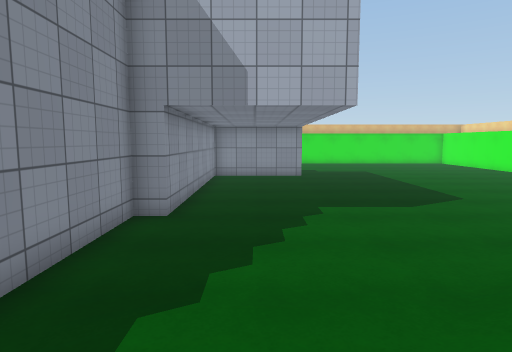
view 1 (above)

19 first-person views from a walk through a Unity game level. The camera is 1.5 m above the floor, tilts 6° down and sees 75° across. The floor is counted in squares, 1 m on a side. Each view is taken from the middle of a square. On the plan, view 1 faces up. The plan holds only what a view shows up to about 15 squares ahead; the rest is blank. The player is left out. Surface patterns are stand-ins for the level's own textures.

view 2
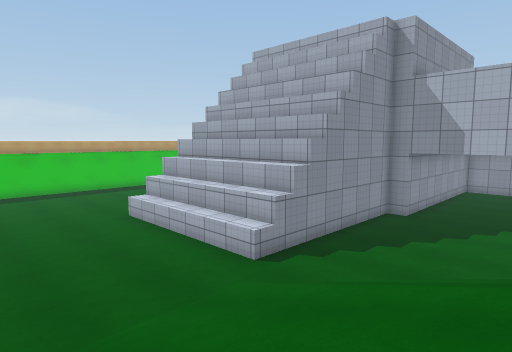

view 3
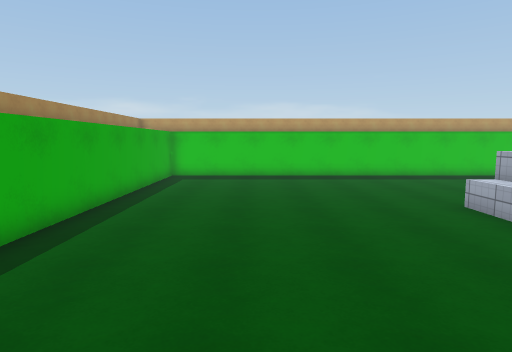

view 4
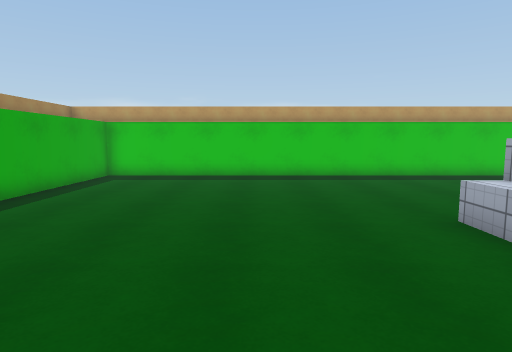

view 5
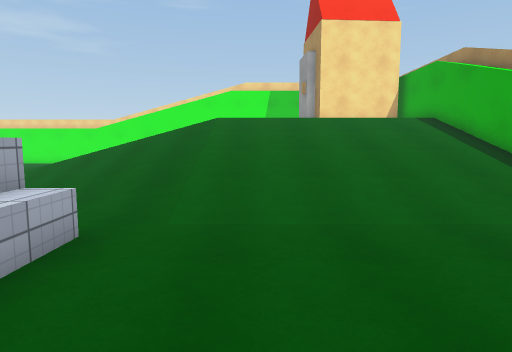

view 6
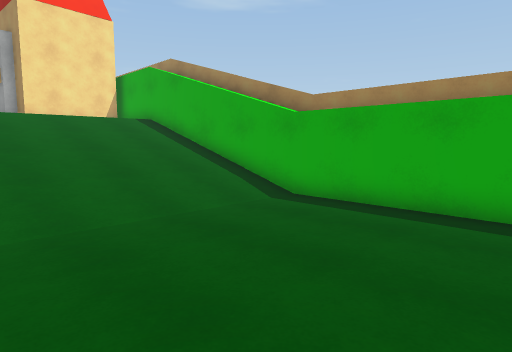

view 7
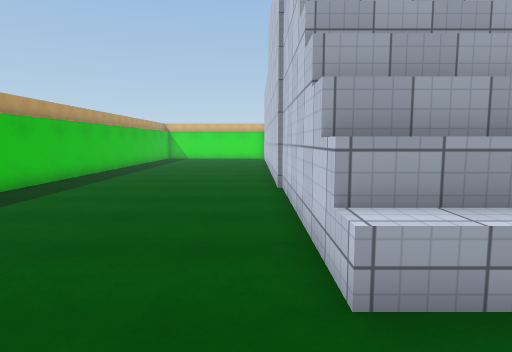

view 8
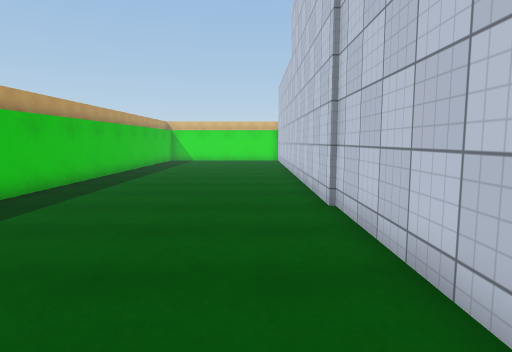

view 9
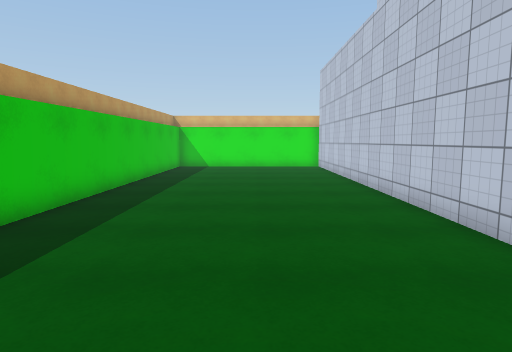

view 10
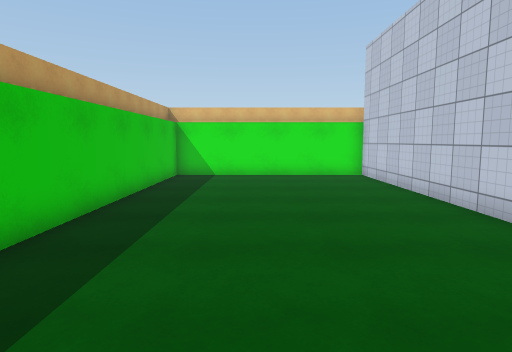

view 11
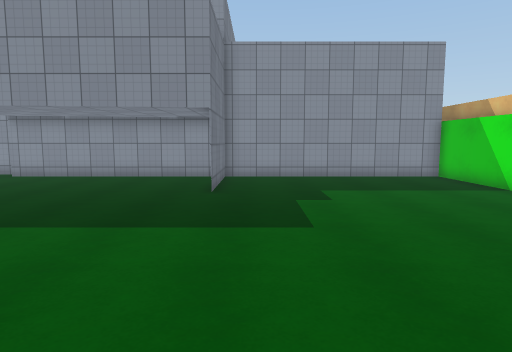

view 12
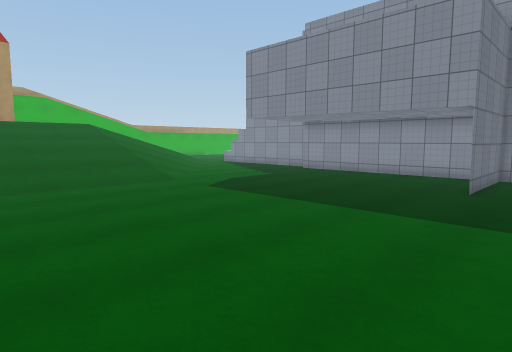

view 13
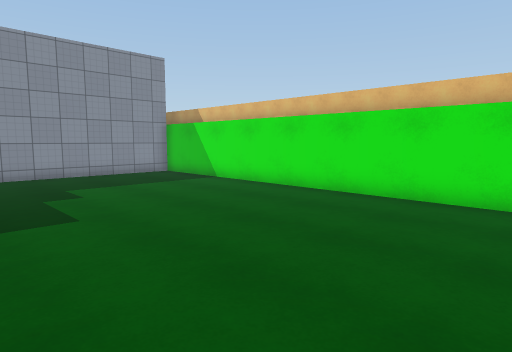

view 14
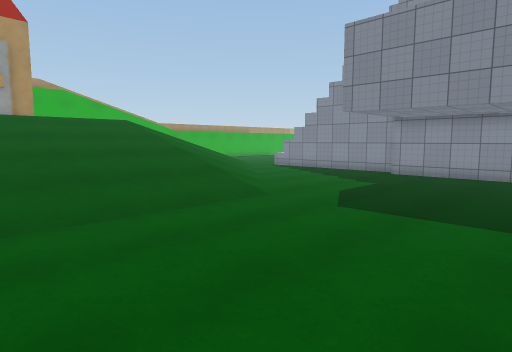

view 15
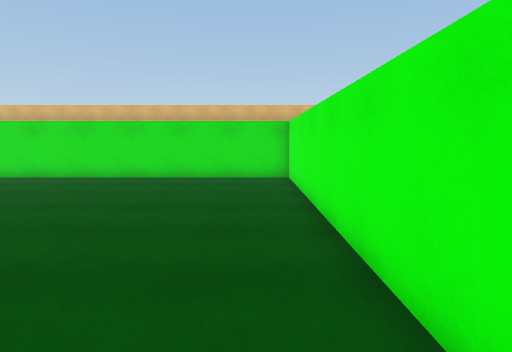

view 16
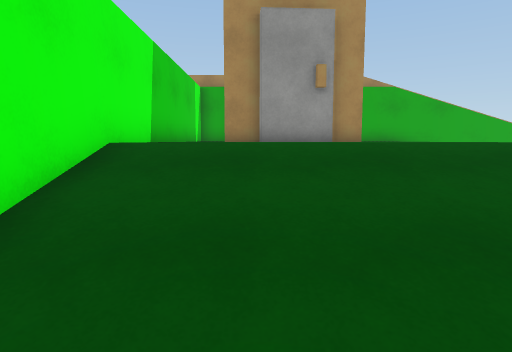

view 17
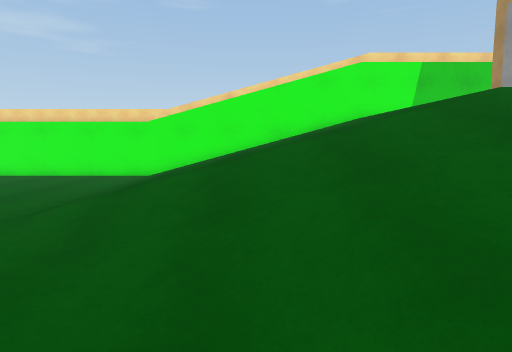

view 18
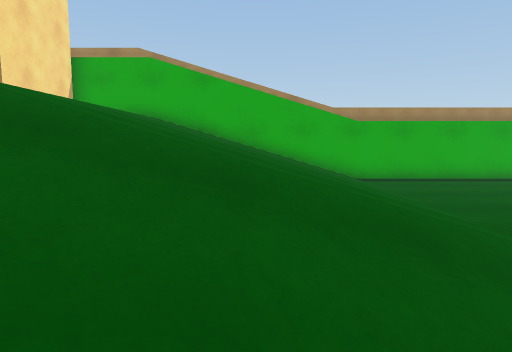

view 19
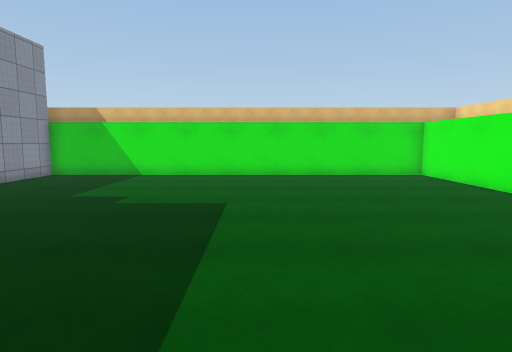

### Floor plan
Key: @ floor where view 1 was taken; # wall or solid block; . main floor; : floor 2.5 m higher than the main floor; / step, stairs or slope; ^ raised ledge.
Columns run from 19 left of view 1 to 14 right of it. Each row starts with its distance up from view 1.
 26 ##########       #################
 25 #........#       #...............#
 24 #........#       #...............#
 23 #........#       #...............#
 22 #........#       #...............#
 21 #........#       #...............#
 20 #........#       #...............#
 19 #........#       #...............#
 18 #........#       #...............#
 17 #........#       #####...........#
 16 #........#       #...............#
 15 #........#       #...............#
 14 #........#       #...............#
 13 #........#       #...............#
 12 #........#       #...............#
 11 #........#       #...............#
 10 #........#       #...............#
  9 #........#       #...............#
  8 #........#      ##...............#
  7 #........#      #......../////// #
  6 #........#      #......./////////#
  5 #........#      #......///////// #
  4 #........#      #.....///////////#
  3 #........#      #..../////////// #
  2 #........#      #.../////////////#
  1 #........########..//////////////#
  0 #........^^^^^^^^..@/////////////#
 -1 #.................///////////////#
 -2 #.................////////       #
 -3 #.................////////:::::::#
 -4 #.................////////       #
 -5 #.................////////       #
 -6 #.................////////  ######
 -7 #.................////////  #
 -8 #.................////////  #
 -9 #.................////////  #
-10 #.................////////  #
-11 #############################

Positions as (right, up) in squares from view 1, and headings:
1: (0, 0), facing up
2: (3, -6), facing up-left
3: (-1, -6), facing left
4: (-4, -4), facing left
5: (-8, -3), facing right
6: (-8, -3), facing down-right
7: (-11, -3), facing up
8: (-12, 0), facing up
9: (-14, 6), facing up
10: (-15, 11), facing up
11: (12, 18), facing left
12: (13, 19), facing down-left
13: (13, 17), facing up-left
14: (13, 14), facing down-left
15: (13, 12), facing up
16: (12, 4), facing down
17: (0, 3), facing right
18: (2, 3), facing down
19: (7, 11), facing up
